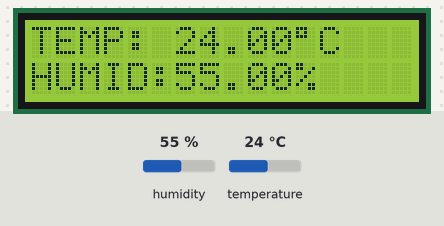
Bench run of a sketch on a simulated Arduino Uno, built with avr-gcc and run on an emulated ATmega328P. Parts: 16×2 character LCD. Inputs (shaded band) come from the test bench; at power-on: humidity 55 %, temperature 24 °C. What the sketch prints to the serial monitor is not drawn.

Above: at 2.2 s.
2.3 s: humidity set to 22 %
At 3.6 s:
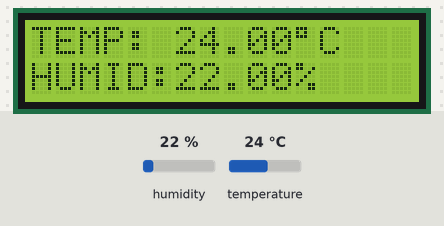
4.6 s: temperature set to 12 °C
At 6.2 s:
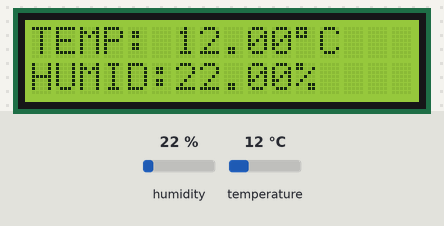
6.7 s: humidity set to 40 %
At 7.6 s:
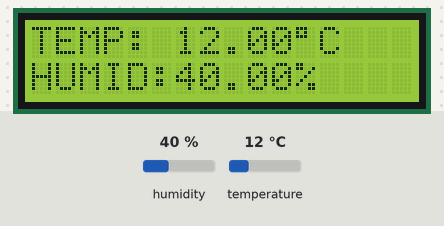
8.7 s: temperature set to 19 °C
At 10.2 s:
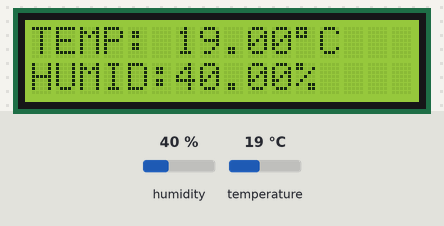
Timing chart, 0 to 11.7 s (numbered marks = the images above; inputs shaded):
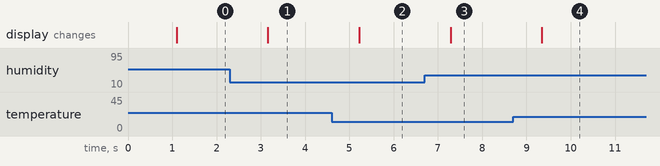

Measured:
- after the input at 2.3 s, the display: changes after 0.86 s (image 1)
- after the input at 4.6 s, the display: changes after 0.62 s (image 2)
- after the input at 6.7 s, the display: changes after 0.59 s (image 3)
- after the input at 8.7 s, the display: changes after 0.65 s (image 4)

The sketch:

dhtlcd.ino
```cpp
/* DHT11 Interfacing by Flying Saucer
Huge thanks to  for the dht11 library to brainybits, please download and add the library to the code


 */


#include <dht.h>  // https://www.brainy-bits.com/wp-content/uploads/2017/12/DHT_Library.zip
#include <LiquidCrystal.h>

dht DHT; //object created

#define DHT11_PIN A1 //Analog Pin set to read DHT11 data


const int rs = 12, en = 11, d4 = 5, d5 = 4, d6 = 8, d7 = 9;
LiquidCrystal lcd(rs, en, d4, d5, d6, d7);

void setup(){

  lcd.begin(16, 2);
  // Print a message to the LCD.
  lcd.print("TEMP & HUMIDITY");
  lcd.setCursor(0,2);
  lcd.print("SENSOR");
   delay(1000);

Serial.begin(9600);
Serial.println("Welcome to the Temperature and Humidty Sensor");

}

void loop(){


DHT.read11(DHT11_PIN);

//Serial monitor code included for testing, please remove it if you don't need it
Serial.println(" Humidity " );

Serial.println(DHT.humidity, 1);

Serial.println(" Temparature ");

Serial.println(DHT.temperature, 1);

Serial.println("");

lcd.clear();

    lcd.setCursor(0,0);
    lcd.print("TEMP: ");
    lcd.setCursor(6,0);
    lcd.print(DHT.temperature);
    lcd.setCursor(11,0);
    lcd.print((char)223);
    lcd.setCursor(12,0);
    lcd.print("C");
    lcd.setCursor(0,1);
    lcd.print("HUMID: ");
    lcd.setCursor(6,1);
    lcd.print(DHT.humidity);
    lcd.setCursor(11,1);
    lcd.print("%");


  delay(1000);
}
```
